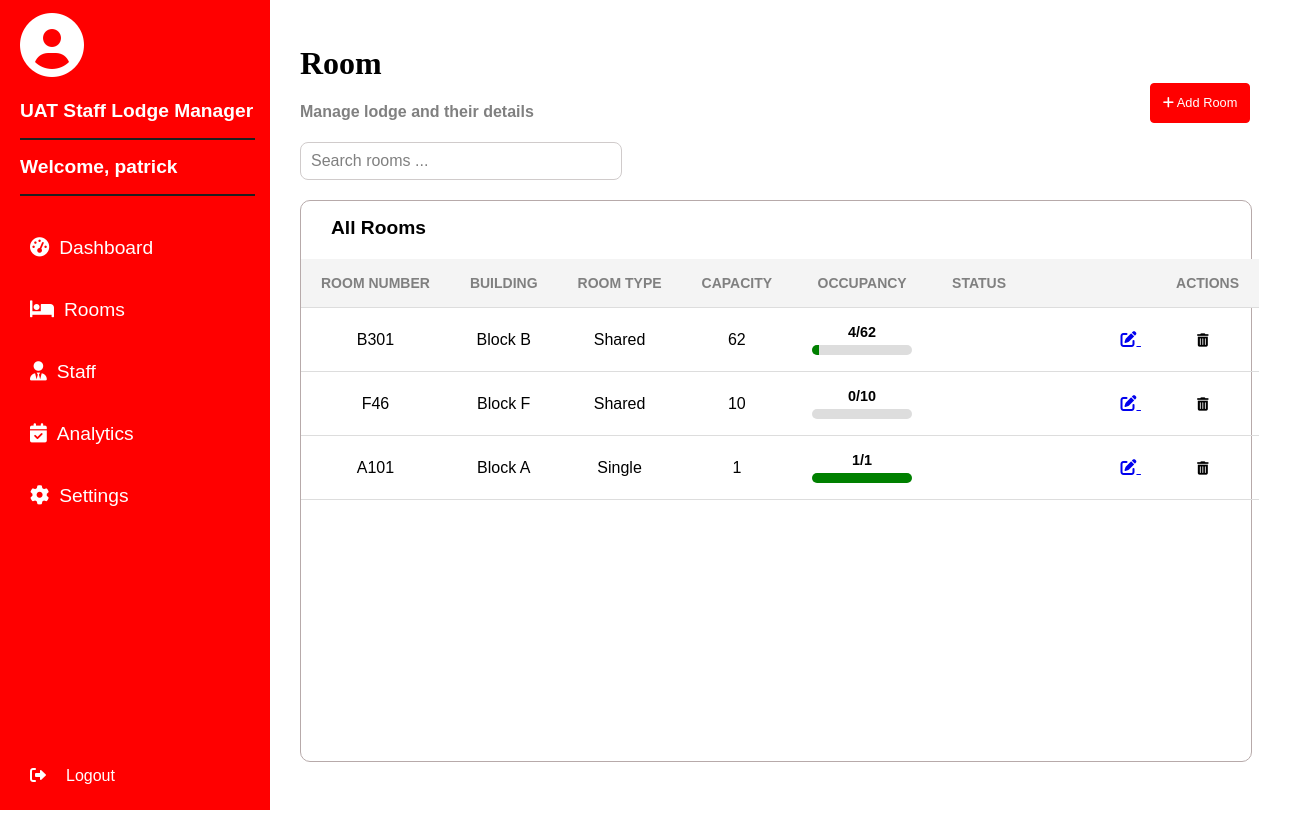
/admin-room/ (signed in), run on the app's committed database.
### home/models.py (models this page shows, shortened)
class Room(models.Model):
    ROOM_TYPES = [
        ('Single', 'Single'),
        ('Shared', 'Shared'),
    ]
    building = models.CharField(max_length=50)  # Manually entered building block
    room_number = models.CharField(max_length=10, unique=True)  # Manually entered room number
    room_type = models.CharField(max_length=10, choices=ROOM_TYPES)
    capacity = models.IntegerField()
    occupied = models.IntegerField(default=0)  # Tracks current number of students in the room

### home/views.py (the view)
# urls.py: path('admin-room/', views.rooms, name="admin-room"),
def rooms(request):
    room = Room.objects.all()
    return render(request, 'admin-rooms.html', {'rooms': room})

### home/templates/admin-rooms.html (shortened to what this page needs)
{% load static %}
<!DOCTYPE html>
<html lang="en">
  <head>
    <link rel="stylesheet" href="{% static 'css/admin-room.css' %}" />
    <link
      rel="stylesheet"
      href="https://cdnjs.cloudflare.com/ajax/libs/font-awesome/6.0.0/css/all.min.css"
    />
  </head>
  <body>
    <div class="dashboard-container">
      <div class="sidebar">
        <div class="sidebar-header">
          <div class="profile-pic">
            <i class="fas fa-user-circle"></i>
          </div>
          <h2>UAT Staff Lodge Manager</h2>
          <hr />
          <h2>Welcome, {{ user.username }}</h2>
          <hr />
        </div>
        <nav>
          <ul>
            <li>
              <a href="{% url 'dashboard' %}"
                ><i class="fas fa-tachometer-alt"></i> Dashboard</a
              >
            </li>
            <li>
              <a href="{% url 'admin-room' %}"
                ><i class="fas fa-bed"></i> Rooms</a
              >
            </li>
            <li>
              <a href="{% url 'staff-room' %}"
                ><i class="fas fa-user-tie"></i> Staff</a
              >
            </li>
            <li>
              <a href="#"><i class="fas fa-calendar-check"></i> Analytics </a>
            </li>
            <li>
              <a href="#"><i class="fas fa-cog"></i> Settings</a>
            </li>
          </ul>
        </nav>
        <div class="logout">
          <a href="{% url 'admin-logout' %}" class="logout-btn">
            <i class="fas fa-sign-out-alt"></i> Logout
          </a>
        </div>
      </div>
      <div class="main-content">
        <div class="title-header">
          <div class="title-text">
            <h1>Room</h1>
            <p>Manage lodge and their details</p>
            <input
              type="text"
              class="search-bar"
              id="search-bar"
              placeholder="Search rooms ..."
              oninput="filterRooms()"
            />
          </div>
          <div class="btn-container">
            <a href="{% url 'add-room' %}" target="_blank">
              <button class="btn"><i class="fa fa-add"></i> Add Room</button>
            </a>
          </div>
        </div>
        <div class="table-container">
          <h2>All Rooms</h2>
          <table>
            <thead>
              <tr>
                <th>Room Number</th>
                <th>Building</th>
                <th>Room Type</th>
                <th>Capacity</th>
                <th>Occupancy</th>
                <th>Status</th>
                <th class="actions">Actions</th>
              </tr>
            </thead>
            <tbody>
              {% for room in rooms %}
              <tr>
                <td>{{ room.room_number }}</td>
                <td>{{ room.building }}</td>
                <td>{{ room.room_type }}</td>
                <td>{{ room.capacity }}</td>
                <td>
                  <div class="occupancy-container">
                    <span class="occupancy-text"
                      >{{ room.occupied }}/{{ room.capacity }}</span
                    >
                    <div class="occupancy-bar">
                      <div
                        class="occupancy-fill"
                        style="width: calc({{room.occupied}} / {{ room.capacity }} * 100%)"
                      ></div>
                    </div>
                  </div>
                </td>
                <td>{{ room.status }}</td>
                <td>
                  <a href="{% url 'edit-room' room.room_number %}">
                    <i class="fas fa-edit"></i>
                  </a>
                  <form
                    action="{% url 'delete-room' room.room_number %}"
                    method="POST"
                    style="display: inline"
                  >
                    <button
                      type="submit"
                      onclick="return confirm('Are you sure you want to delete this room?');"
                      style="
                        border: none;
                        background: none;
                        cursor: pointer;
                        margin-left: 50px;
                      "
                    >
                      <i class="fas fa-trash-alt"></i>
                    </button>
                  </form>
                </td>
              </tr>
              {% endfor %}
            </tbody>
          </table>
        </div>
      </div>
    </div>
  </body>
</html>

### home/static/css/admin-room.css (style rules this page uses)
body { padding: 0px; margin: 0px; font-family: Arial, sans-serif; display: flex; justify-content: left; align-items: center; height: 100vh; background-color: white; width: 100%; }
.sidebar { width: 250px; height: 100vh; background-color: red; color: white; display: flex; flex-direction: column; align-items: flex-start; padding-top: 10px; padding-left: 20px; position: fixed; left: 0; top: 0; }
.profile-pic { font-size: 4rem; color: white; margin-bottom: 10px; }
.sidebar hr { width: 100%; border: 1px solid rgb(32, 31, 31); margin: 5px 0; }
h2 { font-size: 1.2rem; font-weight: bold; padding: 0; margin-left: 0; }
.logout { margin-top: auto; padding: 15px 0; width: 50%; text-align: left; }
.logout a { text-decoration: none; color: white; font-size: 1rem; display: flex; justify-content: left; align-items: 5px; }
.logout a i { margin-right: 10px; }
nav { width: 100%; text-align: left; }
nav ul { list-style: none; width: 100%; padding-left: 0; }
nav ul li { width: 100%; padding: 10px 0; }
nav ul li a { text-decoration: none; color: white; font-size: 1.2rem; display: flex; align-items: left; justify-content: left; gap: 10px; padding: 10px; width: 90%; text-align: left; }
.logout-btn { display: flex; align-items: left; justify-content: left; gap: 10px; padding: 10px; text-decoration: none; color: white; font-size: 1rem; width: 100%; transition: background 0.3s ease-in-out; }
.dashboard-container { display: flex; height: 100vh; width: 100vw; padding: 2.5rem; }
.main-content { flex-grow: 1; margin-left: 260px; width: calc(100% - 260px); height: 100vh; box-sizing: border-box; }
.title-header { display: flex; justify-content: space-between; align-items: center; width: 100%; margin-bottom: 20px; margin-top: 25px; }
.title-text p { font-size: 1rem; font-weight: bold; margin-top: 5px; padding: 0; color: grey; }
h1 { font-family: "Trirong", serif; font-size: 2rem; margin-top: 20px; padding: 0; }
tbody { text-align: center; }
tbody tr a i { margin-left: 50px; }
.btn { height: 40px; padding-left: 10px; padding-right: 10px; background-color: red; color: white; border: 1px solid red; border-radius: 8px; text-align: center; width: 100px; border-radius: 4px; margin: 10px; font-size: 0.8rem; }
.search-bar { height: 1rem; width: 300px; padding: 10px; border: 1px solid rgb(208, 203, 203); border-radius: 8px; margin-top: 5px; font-size: 1.0rem; color: gray; }
.search-bar::placeholder { color: grey; font-size: 1rem; }
.table-container { border: 1px solid rgb(183, 170, 170); width: 99%; border-radius: 10px; height: 70vh; margin-top: 20px; }
thead { font-weight: bold; color: gray; }
.table-container h2 { padding-left: 30px; }
th { text-align: left; padding: 16px 30px; font-size: 14px; text-transform: uppercase; white-space: nowrap; }
.actions { padding-left: 150px; }
table { width: 100%; border-collapse: collapse; margin-top: 20px; font-family: Arial, sans-serif; }
th, td { border-bottom: 1px solid #ddd; padding: 12px; text-align: center; padding: 16px 20px; }
td { min-height: 50px; }
th { background-color: #f4f4f4; font-weight: bold; text-align: center; }
.occupancy-container { display: flex; flex-direction: column; align-items: center; width: 100px; }
.occupancy-text { font-size: 0.9rem; font-weight: bold; margin-bottom: 5px; }
.occupancy-bar { width: 100%; height: 10px; background-color: #ddd; border-radius: 5px; overflow: hidden; }
.occupancy-fill { height: 100%; background-color: green; transition: width 0.5s ease-in-out; }

### data on the page
Room: room_number "B301", building "Block B", room_type "Shared", capacity "62", occupied "4"
Room: room_number "F46", building "Block F", room_type "Shared", capacity "10", occupied "0"
Room: room_number "A101", building "Block A", room_type "Single", capacity "1", occupied "1"

### other printed values
{{ user.username }} "patrick"
